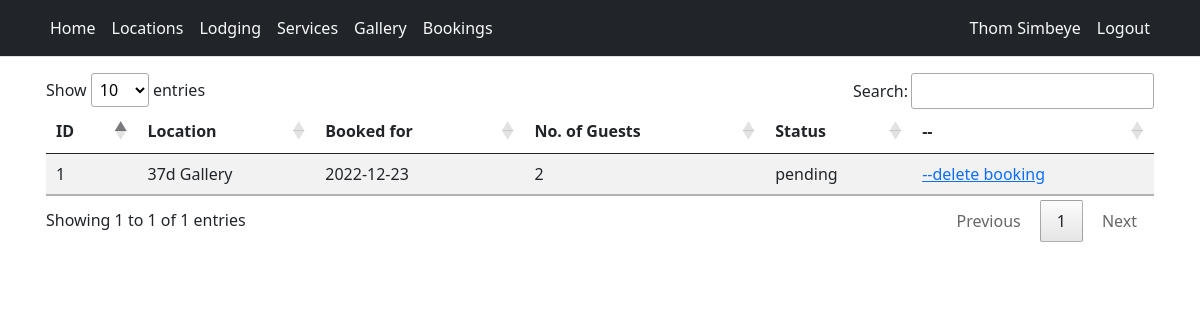
/pages/booking.php (signed in), run on the app's committed database.
### tables this page shows
CREATE TABLE `users` (
  `id` int(11) NOT NULL,
  `email` varchar(60) DEFAULT NULL,
  `first_name` varchar(60) DEFAULT NULL,
  `last_name` varchar(60) DEFAULT NULL,
  `phone_no` varchar(12) DEFAULT NULL,
  `password` longtext NOT NULL,
  `is_admin` tinyint(1) NOT NULL,
  `joined` datetime DEFAULT current_timestamp()
);

CREATE TABLE `booking` (
  `id` int(11) NOT NULL,
  `user_id` int(11) NOT NULL,
  `location_id` int(11) NOT NULL,
  `date` date NOT NULL,
  `guest_no` int(11) NOT NULL,
  `status` varchar(60) NOT NULL,
  `added` datetime NOT NULL DEFAULT current_timestamp()
);

CREATE TABLE `locations` (
  `id` int(11) NOT NULL,
  `name` varchar(60) NOT NULL,
  `description` longtext NOT NULL,
  `image` text NOT NULL,
  `price` double NOT NULL,
  `rating` float NOT NULL,
  `user_id` int(11) NOT NULL,
  `modified` datetime NOT NULL DEFAULT current_timestamp()
);

### api/get_user.php (called while the page is built, shortened)
<?php
function get_profile($email, $db_connection){
    $sql = "SELECT * FROM users WHERE email = ?";
    if($stmt = $db_connection->prepare($sql)){
        $stmt->bind_param("s", $email);
        if($stmt->execute()){
            $result = $stmt->get_result();
            if($result->num_rows == 1){
                $row = $result->fetch_array(MYSQLI_ASSOC);
                return $row;
            }
        }
    }
}

### inc/session.php (called while the page is built, shortened)
<?php
require_once "../scripts/connect.php";
include_once "../api/get_user.php";
if (!(isset($_SESSION["loggedin"]) && $_SESSION["loggedin"] === true)) {
    header('location: login.php');
    exit();
} else {
    $user = get_profile($_SESSION['email'], $db_connection);
}
?>

### api/get_data.php (called while the page is built, shortened)
<?php
function get_location($id, $db_connection) {
    $sql = "SELECT * FROM locations WHERE id = ?";
    if($stmt = $db_connection->prepare($sql)){
        $stmt->bind_param("s", $id);
        if($stmt->execute()){
            $result = $stmt->get_result();
            if($result->num_rows == 1){
                $row = $result->fetch_array(MYSQLI_ASSOC);
                return $row;
            }
        }
    }
}

### api/get_table_data.php (the view, shortened to what this page needs)
<?php
include_once "get_data.php";
include_once "get_user.php";
function get_my_bookings($id, $db_connection){
    $sql = "SELECT * FROM booking WHERE user_id = ".$id." ORDER BY added DESC";
    if($result = $db_connection->query($sql)){
        if($result->num_rows > 0){
            while($row = $result->fetch_array()){
                $location = get_location($row['location_id'], $db_connection);
                echo "<tr>";
                    echo "<td>" . $row['id'] . "</td>";
                    echo "<td>" . $location['name'] . "</td>";
                    echo "<td>" . $row['date'] . "</td>";
                    echo "<td>" . $row['guest_no'] . "</td>";
                    echo "<td>" . $row['status'] . "</td>";
                    echo "<td><a href='../scripts/booking.delete.process.php?booking=".$row['id']."' class='link-primary'>--delete booking</a></td>";
                echo "</tr>";
            }
        } else {
            echo "<tr>";
                echo "<td colspan='7' class='text-center'> No records found. </td>";
            echo "</tr>";
        }
    }
}

### inc/navbar.php (shortened to what this page needs)
<nav class="py-2 bg-dark border-bottom sticky-top">
    <div class="container d-flex flex-wrap">
        <ul class="nav me-auto">
            <li class="nav-item"><a href="/Mwape/" class="nav-link link-light px-2">Home</a></li>
            <li class="nav-item"><a href="/Mwape/pages/location.php" class="nav-link link-light px-2">Locations</a></li>
            <li class="nav-item"><a href="/Mwape/pages/lodging.php" class="nav-link link-light px-2">Lodging</a></li>
            <li class="nav-item"><a href="/Mwape/index.php#services" class="nav-link link-light px-2">Services</a></li>
            <li class="nav-item"><a href="/Mwape/pages/gallery.php" class="nav-link link-light px-2">Gallery</a></li>
            <?php
            if (isset($_SESSION['email'])) {
                echo '<li class="nav-item"><a href="/Mwape/pages/booking.php" class="nav-link link-light px-2">Bookings</a></li>';
            }
            ?>
        </ul>
        <ul class="nav">
            <?php
            if (isset($_SESSION['email'])) {
              echo '<li class="nav-item"><a href="/Mwape/pages/account.php" class="nav-link link-light px-2">'.$user['first_name'].' '.$user['last_name'].'</a></li>
              <li class="nav-item"><a href="/Mwape/scripts/logout.process.php" class="nav-link link-light px-2">Logout</a></li>';
            } else {
              echo '<li class="nav-item"><a href="/Mwape/pages/login.php" class="nav-link link-light px-2">Login</a></li>
              <li class="nav-item"><a href="/Mwape/pages/signup.php" class="nav-link link-light px-2">Sign up</a></li>';
            }
            ?>
        </ul>
    </div>
</nav>

### DataTables/datatables.css (style rules this page uses)
table.dataTable tbody tr { background-color: transparent; }
table.dataTable tbody th, table.dataTable tbody td { padding: 8px 10px; }
table.dataTable th, table.dataTable td { box-sizing: content-box; }

### data on the page
users: first_name "Thom", last_name "Simbeye"
booking: id "1", location.name "37d Gallery", date "2022-12-23", guest_no "2", status "pending"
